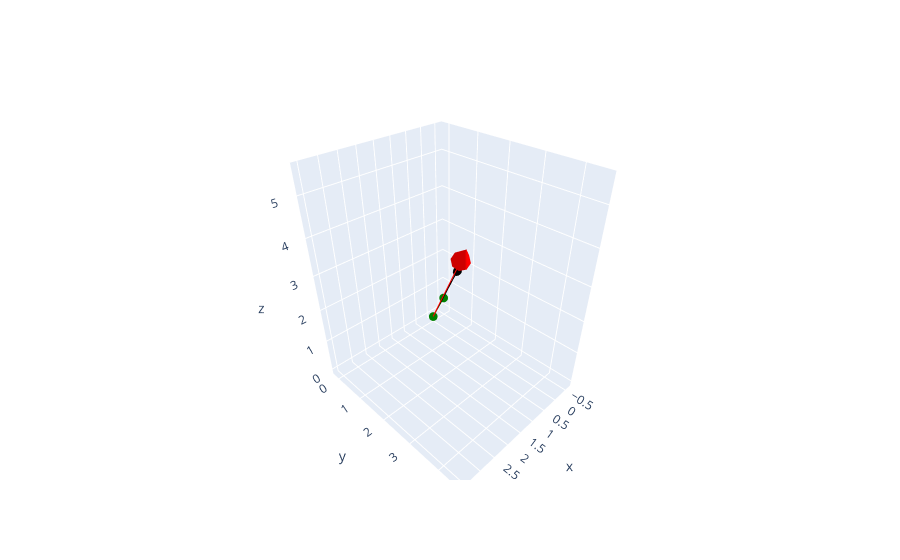

Notebook code for this chart:
### Markdown cell above
get V1 perpendicular to V2

### Code cell
V1perpV2 = V1.perpendicular(V2)
f, o = V1.quiverly()
f, o = V2.quiverly(color='red', fig=f)
f, o = V1perpV2.quiverly(color='green', fig=f)
f.show()

### Figure 1 — Plotly figure (JSON) as saved in the notebook; plotly's stock layout.template omitted (floating-point values rounded to 4 significant figures)
{"data": [{"line": {"color": "black"}, "marker": {"size": 0}, "name": "Vector", "showlegend": false, "type": "scatter3d", "x": [0, 1], "y": [0, 2], "z": [0, 3]}, {"colorscale": [[0, "black"], [1, "black"]], "showscale": false, "type": "cone", "u": [0.2], "v": [0.4], "w": [0.6], "x": [1], "y": [2], "z": [3]}, {"line": {"color": "red"}, "marker": {"size": 0}, "name": "Vector", "showlegend": false, "type": "scatter3d", "x": [0, 3], "y": [0, 4], "z": [0, 5]}, {"colorscale": [[0, "red"], [1, "red"]], "showscale": false, "type": "cone", "u": [0.6], "v": [0.8], "w": [1], "x": [3], "y": [4], "z": [5]}, {"line": {"color": "green"}, "marker": {"size": 0}, "name": "Vector", "showlegend": false, "type": "scatter3d", "x": [0, -0.56], "y": [0, -0.08], "z": [0, 0.4]}, {"colorscale": [[0, "green"], [1, "green"]], "showscale": false, "type": "cone", "u": [-0.112], "v": [-0.016], "w": [0.08], "x": [-0.56], "y": [-0.08], "z": [0.4]}], "layout": {}}
